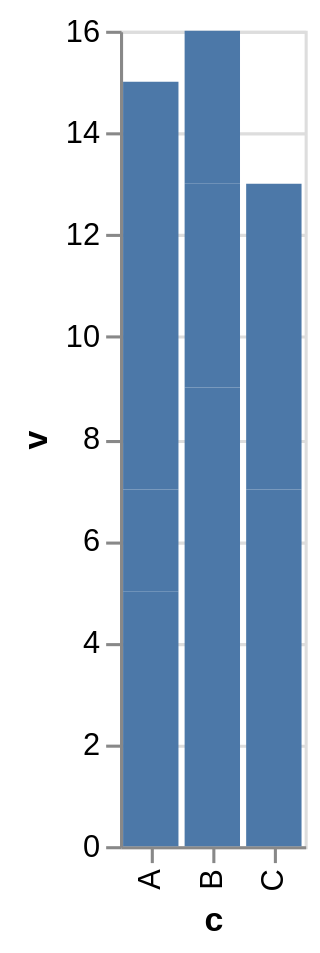

The Vega-Lite source for this figure:
### Vega-Lite specification from a JSON file in a GitHub repository (floating-point values rounded to 4 significant figures)
{"$schema": "https://vega.github.io/schema/vega-lite/v6.json", "padding": 5, "autosize": {"type": "fit", "contains": "content"}, "data": {"name": "table", "values": [{"c": "A", "g": "p", "x": 1, "y": 2, "v": 5, "t": "2024-01-15", "o": {"v": 3}, "IMDB Rating": 6.1, "d": "x1"}, {"c": "B", "g": "q", "x": 2, "y": 4, "v": 9, "t": "2024-02-20", "o": {"v": 7}, "IMDB Rating": 7.4, "d": "x2"}, {"c": "A", "g": "q", "x": 3, "y": 3, "v": 2, "t": "2024-03-05", "o": {"v": 1}, "IMDB Rating": 5.2, "d": "x1"}, {"c": "C", "g": "p", "x": 4, "y": 6, "v": 7, "t": "2024-05-30", "o": {"v": 4}, "IMDB Rating": 8.8, "d": "x3"}, {"c": "B", "g": "p", "x": 5, "y": 5, "v": 4, "t": "2024-07-11", "o": {"v": 9}, "IMDB Rating": 6.9, "d": "x2"}, {"c": "C", "g": "q", "x": 6, "y": 8, "v": 6, "t": "2024-09-02", "o": {"v": 2}, "IMDB Rating": 7.7, "d": "x3"}, {"c": "A", "g": "p", "x": 7, "y": 7, "v": 8, "t": "2024-11-25", "o": {"v": 5}, "IMDB Rating": 4.4, "d": "x1"}, {"c": "B", "g": "q", "x": 8, "y": 9, "v": 3, "t": "2024-12-31", "o": {"v": 8}, "IMDB Rating": 9.1, "d": "x2"}]}, "width": "container", "height": "container", "mark": "bar", "encoding": {"x": {"field": "c", "type": "nominal"}, "y": {"field": "v", "type": "quantitative"}}}
